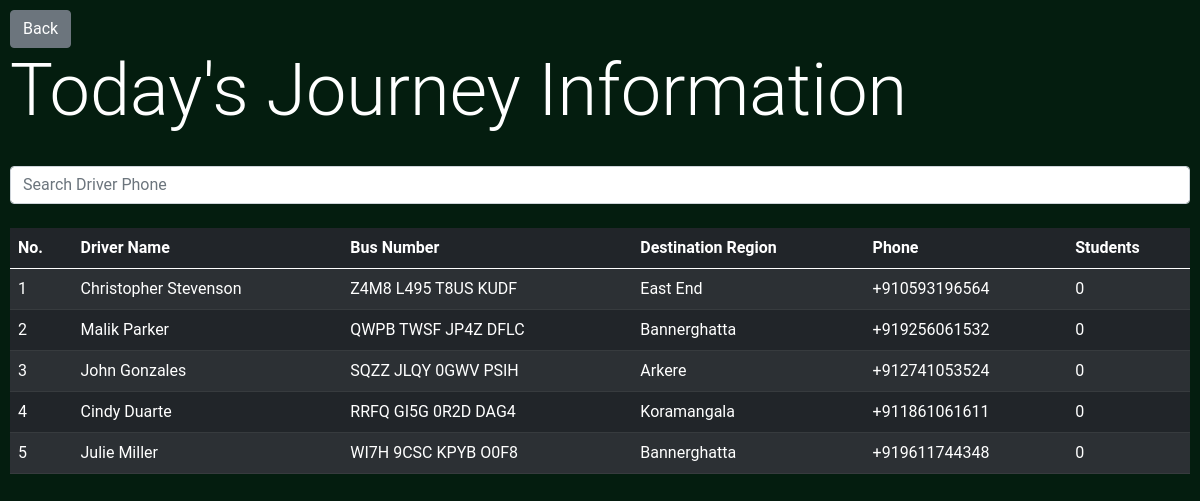
Page /admin/get_journey_info (signed in) on the committed database.
### BusManager/models.py (models this page shows, shortened)
class DriverModel(db.Model):
	id = db.Column(db.Integer, primary_key=True)
	name = db.Column(db.String)
	phone = db.Column(db.String)
	bus_number = db.Column(db.String)
	location = db.relationship('LocationModel', secondary=driver_location_association, backref=db.backref('drivers', lazy='dynamic'))
	license_number  = db.Column(db.String)
	experience = db.Column(db.Integer) #Accept in terms of years
	average_rating = db.Column(db.Float) #1-5 Stars (decimal -> resolve in frontend)
	total_ratings = db.Column(db.Integer)
	rating_count = db.Column(db.Integer)
	profile_image = db.Column(db.String) #RawBytes or Hosted Location???
	is_verified = db.Column(db.Boolean)
	phone_verified = db.Column(db.Boolean)
	journeys = db.relationship('JourneyModel', backref='driver')

class LocationModel(db.Model):
	id = db.Column(db.Integer, primary_key=True)
	location_name = db.Column(db.String)

### BusManager/admin/routes.py (the view)
@admin.route('/get_journey_info', methods=['GET', 'POST'])
@login_required
def get_journey_info():
	data = []
	drivers = DriverModel.query.all()
	for driver in drivers:
		jn = 0
		for journey in driver.journeys:
			if(journey.timestamp.day == datetime.datetime.utcnow().day):
				jn += 1
		data.append({'driver': driver, 'students': jn})
	return render_template('journey_info.html', title='Journey Information', data=data)

### BusManager/models.py (called while the page is built)
@login_manager.user_loader
def load_user(user_id):
    return AdminUser.query.get(int(user_id))

### BusManager/templates/journey_info.html (shortened to what this page needs)
{% extends 'bs_layout.html' %}
{% block content %}
<a class="btn btn-secondary" href="{{url_for('admin.admin_home')}}">Back</a>
<h1 class='display-2'>Today's Journey Information</h1>
<br>
<input type="text" id="searchbar" class="form-control" placeholder="Search Driver Phone" onkeyup="tableFilterer(4)"><br>
<table class="table table-striped table-dark" id="tbl">
  <thead>
    <tr>
    <th scope="col">No.</th>
      <th scope="col">Driver Name</th>
	  <th scope="col">Bus Number</th>
     <th scope="col">Destination Region</th>
      <th scope="col">Phone</th>
	  <th scope="col">Students</th>
    </tr>
  </thead>
  <tbody id='tbdy'>
    {% for e in data %}
        <td>{{loop.index}}</td>
        <td>{{e['driver'].name}}</td>
        <td>{{e['driver'].bus_number}}</td>
        <td>{{e['driver'].location[0].location_name}}</td>
        <td class='phn'>{{e['driver'].phone}}</td>
        <td>{{e['students']}}</td>
    {% endfor %}
  </tbody>
</table>
{% endblock content %}

### BusManager/templates/bs_layout.html (shortened to what this page needs)
<!doctype html>
<html lang="en">
  <head>
    <link href="https://cdn.jsdelivr.net/npm/bootstrap@5.0.0-beta1/dist/css/bootstrap.min.css" rel="stylesheet">
<link rel="stylesheet" href="{{url_for('static', filename='main.css')}}">
  </head>
  <body>
	{% block content %}
	{% endblock content %}
  </body>
</html>

### BusManager/static/main.css (style rules this page uses)
body { background-color: rgb(4, 29, 15); color: white; padding: 10px; font-family: 'Roboto', sans-serif; }

### rows in the picture
DriverModel: driver.name "Christopher Stevenson", driver.bus_number "Z4M8 L495 T8US KUDF", driver.phone "+910593196564"
LocationModel: driver "East End"
DriverModel: driver.name "Malik Parker", driver.bus_number "QWPB TWSF JP4Z DFLC", driver.phone "+919256061532"
LocationModel: driver "Bannerghatta" "Bannerghatta"
DriverModel: driver.name "John Gonzales", driver.bus_number "SQZZ JLQY 0GWV PSIH", driver.phone "+912741053524"
LocationModel: driver "Arkere"
DriverModel: driver.name "Cindy Duarte", driver.bus_number "RRFQ GI5G 0R2D DAG4", driver.phone "+911861061611"
LocationModel: driver "Koramangala"
DriverModel: driver.name "Julie Miller", driver.bus_number "WI7H 9CSC KPYB O0F8", driver.phone "+919611744348"

### other values in the picture
{{ e['students'] }} "0" "0" "0" "0" "0"
